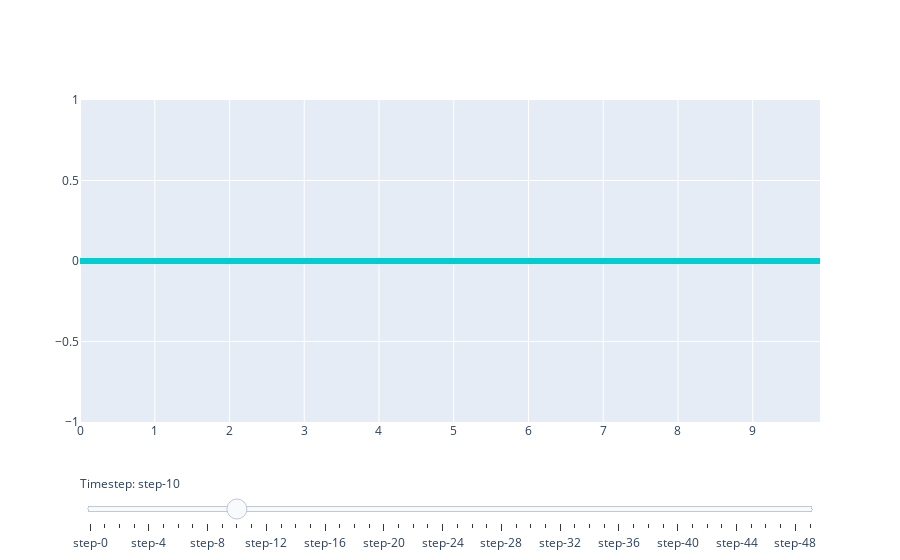

Notebook source saved alongside this figure:
### Code cell
# Create figure
fig = go.Figure()

# Fixed parameters
D = 4
A = 3
psi = 1

# Add traces one for each time step
for step in np.arange(0, 10, 0.2):
    fig.add_trace(
        go.Scatter(
            visible=False,
            line=dict(color="#00CED1", width=6),
            name="𝜈 = " + str(step),
            x=np.arange(0, 10, 0.1),
            y=[solution(x, t, A, omega, D) for d in np.arange(0, 10, 0.1)]))

fig.data[10].visible = True

# Create and add slider
steps = []
for i in range(len(fig.data)):
    step = dict(
        method="update",
        args=[{"visible": [False] * len(fig.data)},
              {"title": "Slider switched to step: " + str(i)}],  # layout attribute
    )
    step["args"][0]["visible"][i] = True  # Toggle i'th trace to "visible"
    steps.append(step)

sliders = [dict(
    active=10,
    currentvalue={"prefix": "Timestep: "},
    pad={"t": 50},
    steps=steps
)]

fig.update_layout(
    sliders=sliders
)

fig.show()
